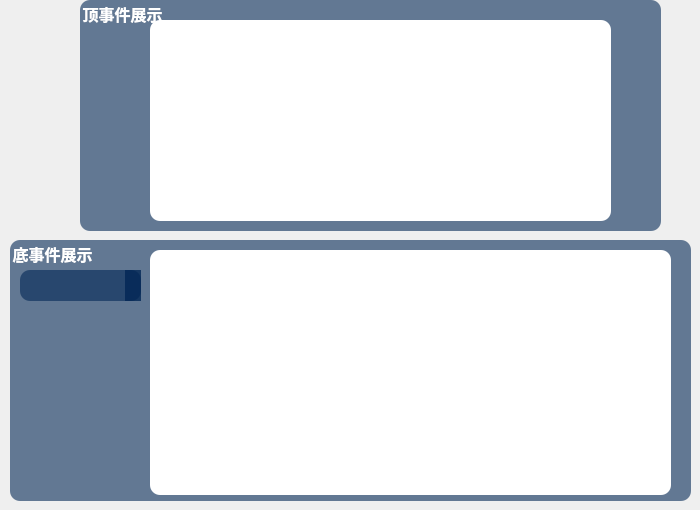
       <widget class="QWidget" name="page_5">
        <property name="styleSheet">
         <string notr="true">QComboBox#SubSystemFaultComboBox
{
	background-color: rgba(0,37,84,150);
}

QComboBox#SubSystemFaultComboBox:drop-down
{
	background-color: rgba(0, 37, 84,200);
}</string>
        </property>
        <widget class="QGroupBox" name="TopViewGroup">
         <property name="geometry">
          <rect>
           <x>80</x>
           <y>0</y>
           <width>581</width>
           <height>231</height>
          </rect>
         </property>
         <property name="font">
          <font>
           <family>微软雅黑</family>
           <pointsize>12</pointsize>
           <weight>75</weight>
           <bold>true</bold>
          </font>
         </property>
         <property name="styleSheet">
          <string notr="true">background-color: rgba(0, 37, 84,150);
color: rgb(255, 255, 255);
border:none;
border-radius:10px;
</string>
         </property>
         <property name="title">
          <string>顶事件展示</string>
         </property>
         <widget class="QLabel" name="SystemFaultView">
          <property name="geometry">
           <rect>
            <x>70</x>
            <y>20</y>
            <width>461</width>
            <height>201</height>
           </rect>
          </property>
          <property name="styleSheet">
           <string notr="true">image: url(:/Mainpart/images/top.png);
background-color: rgb(255, 255, 255);</string>
          </property>
          <property name="text">
           <string/>
          </property>
         </widget>
        </widget>
        <widget class="QGroupBox" name="groupBox">
         <property name="geometry">
          <rect>
           <x>10</x>
           <y>240</y>
           <width>681</width>
           <height>261</height>
          </rect>
         </property>
         <property name="font">
          <font>
           <family>微软雅黑</family>
           <pointsize>12</pointsize>
           <weight>75</weight>
           <bold>true</bold>
          </font>
         </property>
         <property name="styleSheet">
          <string notr="true">background-color: rgba(0, 37, 84,150);
color: rgb(255, 255, 255);
border:none;
border-radius:10px;</string>
         </property>
         <property name="title">
          <string>底事件展示</string>
         </property>
         <widget class="QLabel" name="SubSystemFaultView">
          <property name="geometry">
           <rect>
            <x>140</x>
            <y>10</y>
            <width>521</width>
            <height>245</height>
           </rect>
          </property>
          <property name="styleSheet">
           <string notr="true">background-color: rgb(255, 255, 255);</string>
          </property>
          <property name="text">
           <string/>
          </property>
          <property name="scaledContents">
           <bool>true</bool>
          </property>
         </widget>
         <widget class="QComboBox" name="SubSystemFaultComboBox">
          <property name="geometry">
           <rect>
            <x>10</x>
            <y>30</y>
            <width>121</width>
            <height>31</height>
           </rect>
          </property>
          <property name="font">
           <font>
            <family>微软雅黑</family>
            <pointsize>13</pointsize>
           </font>
          </property>
          <property name="styleSheet">
           <string notr="true">color: rgb(255, 255, 255);</string>
          </property>
         </widget>
        </widget>
       </widget>
